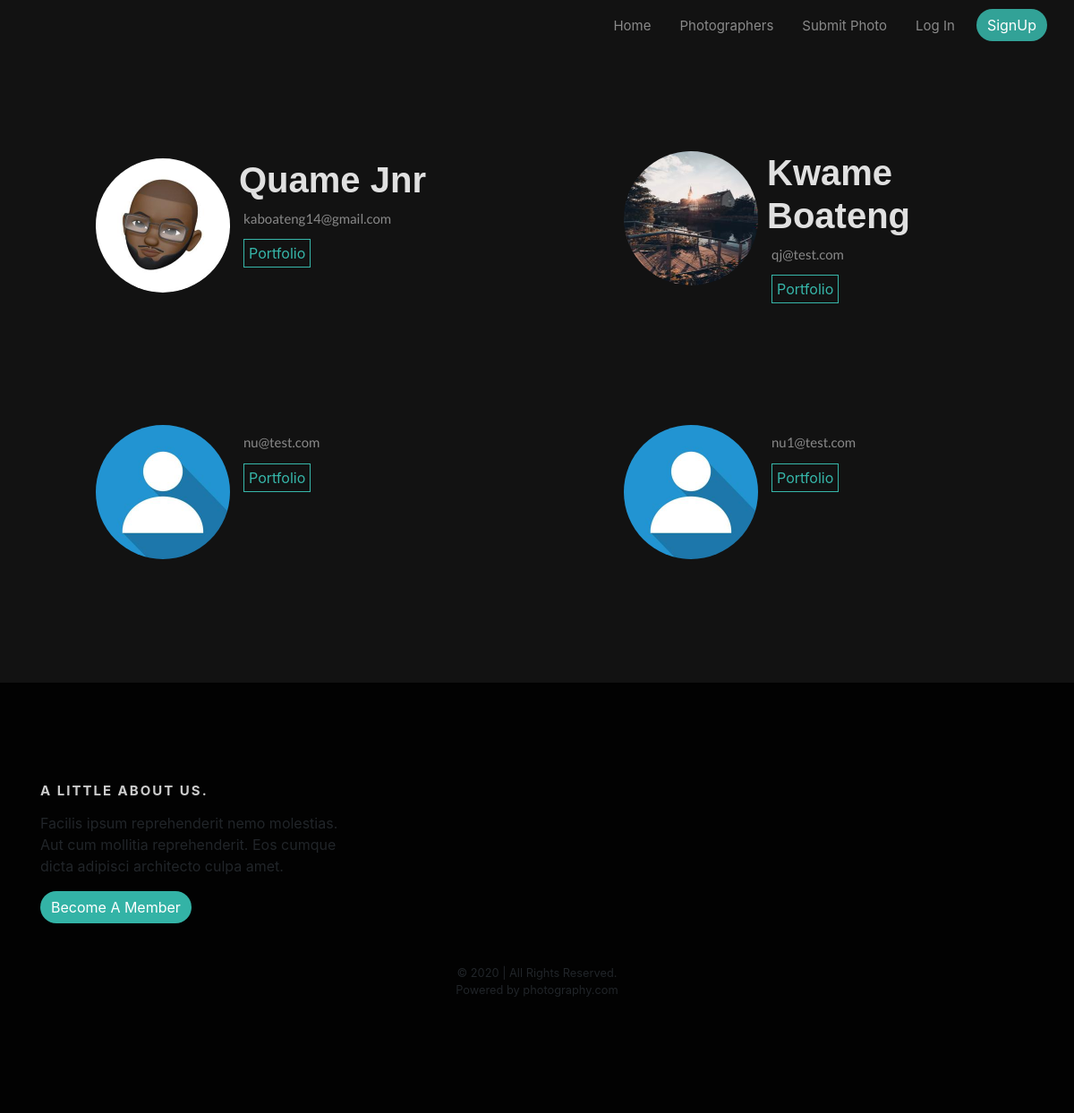
/photographer/, run on an earlier commit of the app's database.
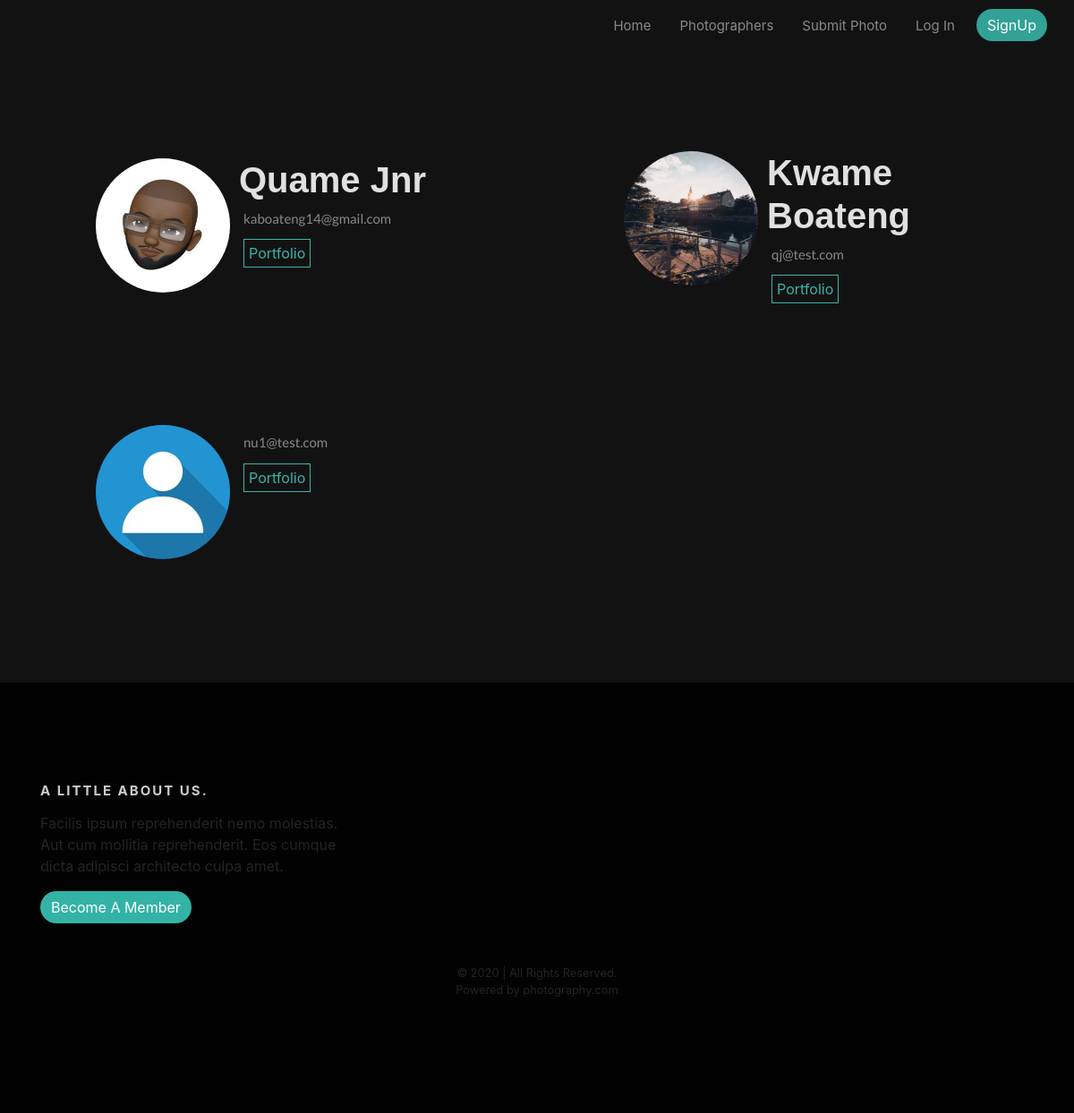
And on a later commit of the database.
### user/models.py (models this page shows, shortened)
class Profile(models.Model):
    user = models.OneToOneField(User, on_delete=models.CASCADE)
    bio = models.TextField(max_length=200, blank=True)
    image = models.ImageField(upload_to='profile_pics', default='default.jpg')
    def full_name(self):
        return f'{self.user.first_name} {self.user.last_name}'

### photo/views.py (the view)
# urls.py: path('photographer/', PhotographerListView.as_view(), name='photographer'),
class PhotographerListView(ListView):
    model = Profile
    paginate_by = 5
    template_name = 'photo/photographer.html'

### photo/templates/photo/photographer.html (shortened to what this page needs)
{%extends 'photo/base.html'%}
{%block content%}
    <div class="photographer-content">
        {%for profile in object_list%}
            <div class="photographer-info">
                <div>
                    <img class="rounded-circle photographer-img" src="{{profile.image.url}}" alt="">
                </div>
                <div class="photographer-bio">
                    <h2>{{profile.full_name}}</h2>
                    <p>{{profile.user.email}}</p>
                    <a href="{% url 'photographer-post' profile.user.username %}">Portfolio</a>
                </div>
            </div>
        {%endfor%}
    </div>
{%endblock content%}

### photo/templates/photo/base.html (shortened to what this page needs)
<!DOCTYPE html>
<html lang="en">
<head>
    <link rel="stylesheet" href="https://maxcdn.bootstrapcdn.com/bootstrap/4.0.0/css/bootstrap.min.css">
    <link rel="stylesheet" href="https://stackpath.bootstrapcdn.com/bootstrap/4.4.1/css/bootstrap.min.css">
</head>
<body>
    <header>
        <nav>
            <ul id="nav" class="navbar-dark">
                {% if user.is_authenticated %}
                    <li><a class="nav-item navbar-brand" href="{% url 'post-home'%}">Home</a></li>
                    <li><a class="nav-item navbar-brand" href="{% url 'photographer'%}">Photographers</a></li>
                    <li><a class="nav-item navbar-brand" href="{% url 'profile'%}">Profile</a></li>
                    <li><a class="nav-item navbar-brand" href="{% url 'post-create' %}">Submit Photo</a></li>
                    <li><a class="nav-item navbar-brand" href="{% url 'logout' %}">Log Out</a></li>
                {% else %}
                    <li><a class="nav-item navbar-brand" href="{% url 'post-home'%}">Home</a></li>
                    <li><a class="nav-item navbar-brand" href="{% url 'photographer'%}">Photographers</a></li>
                    <li><a class="nav-item navbar-brand" href="{% url 'post-create' %}">Submit Photo</a></li>
                    <li><a class="nav-item navbar-brand" href="{% url 'login' %}">Log In</a></li>
                    <a href="{% url 'register'%}"><button class="btn">SignUp</button></a>
                {% endif %}
            </ul>
        </nav>
    </header>
    {%block content%}{%endblock content%}
    <footer id="fh5co-footer" class="fh5co-bg" role="contentinfo">
		<div class="overlay"></div>
		<div class="container">
			<div class="row row-pb-md">
				<div class="col-md-4 fh5co-widget">
					<h3>A Little About Us.</h3>
					<p>Facilis ipsum reprehenderit nemo molestias. Aut cum mollitia reprehenderit. Eos cumque dicta adipisci architecto culpa amet.</p>
					<p><a class="btn btn-primary" href="{% url 'register' %}">Become A Member</a></p>
				</div>
			</div>
			<div class="row copyright">
				<div class="col-md-12 text-center">
					<p>
						<small class="block">&copy; 2020 | All Rights Reserved.</small>
						<small class="block">Powered by  photography.com</small>
					</p>
				</div>
			</div>
		</div>
	</footer>
</body>
</html>

### photo/templates/photo/base.html (style rules this page uses)
body { background-color: #121212; }
#nav { display: flex; justify-content: flex-end; list-style: none; width: 95%; margin: 10px auto; }
.nav-item { font-size: 15px; padding: .5rem; opacity: 0.5; transition: 0.2s; }
.btn { border: none; border-radius: 25px!important; background-color: rgba(64, 224, 208, 0.7); color: rgba(255, 255, 255, 1); text-decoration: none!important; transition: 0.2s; }
.photographer-content { width: 90%; display: grid; grid-template-columns: 50% 50%; grid-gap: 100px 50px; margin: 100px auto 70px auto; }
.photographer-info { width: 90%; display: flex; margin: auto; padding: 20px; }
.photographer-bio { text-align: left; line-spacing: 2px; }
.photographer-img { height: 150px; width: 150px; margin-right: 10px; }
.photographer-bio h2 { font-family: sans-serif; color: rgba(255, 255, 255, 0.87); font-size: 40px; font-weight: bold; }
.photographer-bio p { font-size: 15px; margin-left: 5px; text-align: left; color: rgba(255, 255, 255, 0.5); font-family: 'Lato'; }
.photographer-bio a { border: 1px solid rgba(64, 224, 208, 0.8); ; color: rgba(64, 224, 208, 0.8); padding: 5px; margin-left: 5px; text-decoration: none; }
.fh5co-bg { background-size: cover; background-position: center center; background-repeat: no-repeat; position: relative; }
.fh5co-bg { background-size: cover; background-position: center center; position: relative; width: 100%; float: left; }
.fh5co-bg .overlay { position: absolute; top: 0; left: 0; right: 0; bottom: 0; background: rgba(0, 0, 0, 0.5); -webkit-transition: 0.5s; -o-transition: 0.5s; transition: 0.5s; }
#fh5co-footer { padding: 7em 0; clear: both; }
#fh5co-footer { position: relative; }
#fh5co-footer .overlay { position: absolute; top: 0; left: 0; right: 0; bottom: 0; background: rgba(0, 0, 0, 0.9); -webkit-transition: 0.5s; -o-transition: 0.5s; transition: 0.5s; }
#fh5co-footer h3 { margin-bottom: 15px; font-weight: bold; font-size: 15px; letter-spacing: 2px; text-transform: uppercase; color: rgba(255, 255, 255, 0.8); }
#fh5co-footer .fh5co-widget { margin-bottom: 30px; }
#fh5co-footer .fh5co-widget h3 { margin-bottom: 15px; font-weight: bold; font-size: 15px; letter-spacing: 2px; text-transform: uppercase; }
#fh5co-footer .copyright .block { display: block; }
#fh5co-footer .btn-primary { background: rgba(64, 224, 208, 0.8); color: #fff; border: 0px solid rgba(64, 224, 208, 0.8); }

What changed in the data, as far as the page shows it:
removed Profile: image (placeholder picture), user.email "nu@test.com"
